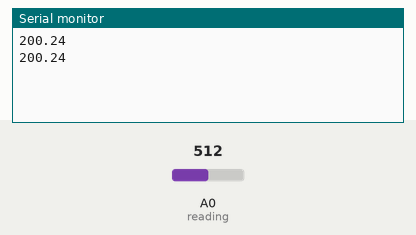
This sketch was run on a simulated Arduino Uno, built with avr-gcc and run on an emulated ATmega328P. Shown: the last lines printed to the serial monitor. The inputs (shaded band) are chosen by the test bench; at power-on: A0 (reading) = 512.

Above: at 3.8 s.
3.9 s: A0 (reading) set to 716
At 7.1 s:
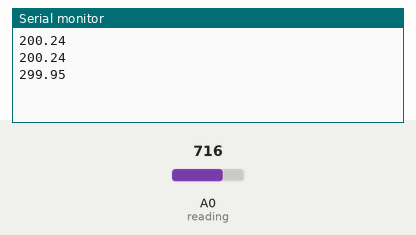
7.8 s: A0 (reading) set to 900
At 9.5 s:
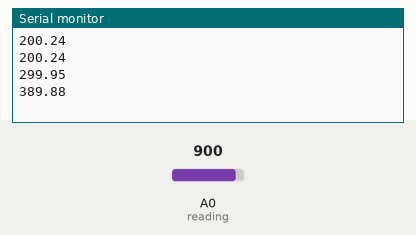
Timing chart, 0 to 11.0 s (numbered marks = the images above; inputs shaded):
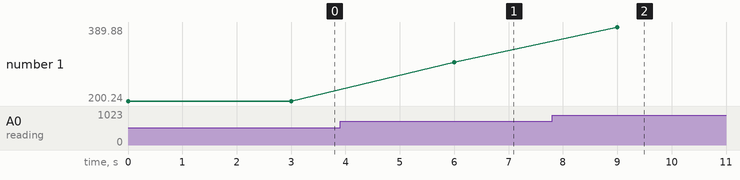

The sketch:

tempsensor.ino
```cpp
float temp;
int reading =0;

void setup(){
  Serial.begin(9600);
}

void loop(){
  int tempSensor = analogRead(reading);
  float tempSensorVoltage = tempSensor*5.0f/1023.0f;

  float temp = tempSensorVoltage*100-50;
  Serial.println (temp);
  delay(3000);

}
```

Measured:
- after the input at 3.9 s, the serial monitor: prints a new line after 2.1 s (image 1)
- after the input at 7.8 s, the serial monitor: prints a new line after 1.2 s (image 2)
- plotted number 1: 200.24 → 299.95 after the input at 3.9 s, 299.95 → 389.88 after the input at 7.8 s
